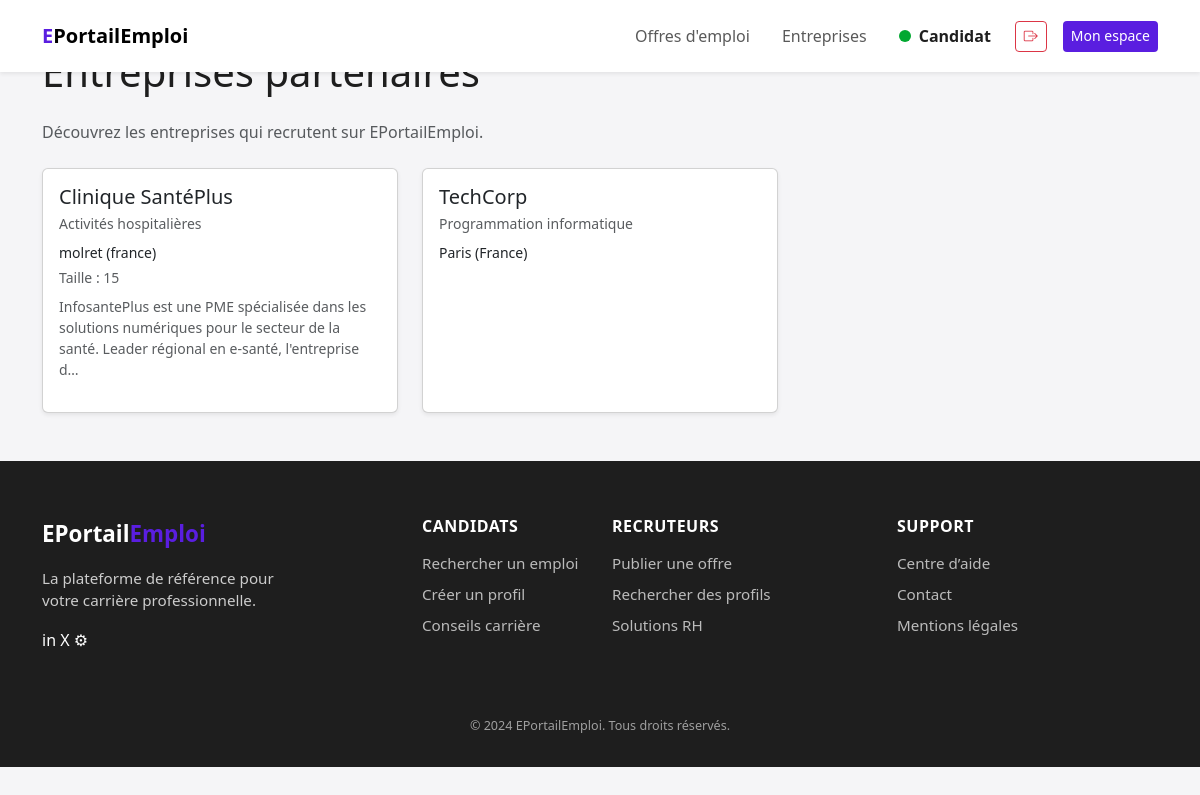
The page /entreprises (signed in) on the database its author committed.
### tables this page shows
CREATE TABLE IF NOT EXISTS `entreprises` (
  `id` int NOT NULL AUTO_INCREMENT,
  `date_inscription` timestamp NULL DEFAULT CURRENT_TIMESTAMP,
  `gestionnaire_id` int DEFAULT NULL,
  `nom` varchar(150) NOT NULL,
  `secteur_id` int NOT NULL,
  `adresse` varchar(255) NOT NULL,
  `code_postal` varchar(20) DEFAULT NULL,
  `ville` varchar(150) DEFAULT NULL,
  `pays` varchar(100) DEFAULT NULL,
  `telephone` varchar(30) DEFAULT NULL,
  `email` varchar(100) DEFAULT NULL,
  `siret` varchar(14) NOT NULL,
  `site_web` varchar(255) DEFAULT NULL,
  `taille` varchar(50) DEFAULT NULL,
  `description` text,
  `logo` varchar(255) DEFAULT NULL,
  PRIMARY KEY (`id`),
  UNIQUE KEY `siret` (`siret`),
  KEY `secteur_id` (`secteur_id`),
  KEY `fk_entreprises_gestionnaire` (`gestionnaire_id`)
);

CREATE TABLE IF NOT EXISTS `secteurs_entreprises` (
  `id` int NOT NULL AUTO_INCREMENT,
  `code` varchar(10) NOT NULL,
  `libelle` varchar(150) NOT NULL,
  `description` text,
  PRIMARY KEY (`id`),
  UNIQUE KEY `code` (`code`)
);

### app/Modules/Entreprise/EntrepriseController.php (called while the page is built, shortened)
<?php
class EntrepriseController
{
    private function makeService(): EntrepriseService
    {
        $pdo  = Database::getConnection();
        $auth = new AuthService(new AuthRepository($pdo), $pdo);
        $repo = new EntrepriseRepository($pdo);
        return new EntrepriseService($repo, $auth, $pdo);
    }
    public function Index(): void
        {
        $service     = $this->makeService();
        $entreprises = $service->listEntreprises();
        $this->renderPublic("public_list", [
            "title"       => "Gestion des entreprises",
            "entreprises" => $entreprises
        ]);
    }
    private function renderPublic(string $view, array $params = []): void
    {
        extract($params);
        require __DIR__ . "/../../../views/entreprise/{$view}.php";
        require __DIR__ . "/../../../views/layouts/main.php";
    }
}

### app/Core/Router.php (called while the page is built, shortened)
<?php
class Router
{
    private array $routes = [];
    public function get(string $path, string $action): void
    {
        $this->routes['GET'][$path] = $action;
    }
    public function post(string $path, string $action): void
    {
        $this->routes['POST'][$path] = $action;
    }
    public function run(): void
    {
        $method = $_SERVER['REQUEST_METHOD'] ?? 'GET';
        $uri    = $_SERVER['REQUEST_URI'] ?? '/';
        $path = parse_url($uri, PHP_URL_PATH) ?: '/';
        $action = $this->routes[$method][$path];
        [$class, $methodName] = explode('@', $action);
        $controller = new $class();
        $controller->$methodName();
    }
}

### public/index.php (called while the page is built, shortened)
<?php
$router = new Router();
$router->get('/', 'App\\Modules\\Home\\HomeController@index');
$router->get('/login', 'App\\Modules\\Auth\\AuthController@showLogin');
$router->post('/login', 'App\\Modules\\Auth\\AuthController@login');
$router->get('/logout', 'App\\Modules\\Auth\\AuthController@logout');
$router->get('/register/candidat', 'App\\Modules\\Auth\\AuthController@showRegisterCandidat');
$router->post('/register/candidat', 'App\\Modules\\Auth\\AuthController@registerCandidat');
$router->get('/register/entreprise', 'App\\Modules\\Auth\\AuthController@showRegisterEntreprise');
$router->post('/register/entreprise', 'App\\Modules\\Auth\\AuthController@registerEntreprise');
$router->get('/entreprises', 'App\\Modules\\Entreprise\\EntrepriseController@index');
$router->get('/admin/entreprises', 'App\\Modules\\Entreprise\\EntrepriseController@adminIndex');
$router->get('/admin/entreprises/create', 'App\\Modules\\Entreprise\\EntrepriseController@createForm');
$router->post('/admin/entreprises/create', 'App\\Modules\\Entreprise\\EntrepriseController@create');
$router->get('/admin/entreprises/edit', 'App\\Modules\\Entreprise\\EntrepriseController@editForm');
$router->post('/admin/entreprises/edit', 'App\\Modules\\Entreprise\\EntrepriseController@update');
$router->post('/admin/entreprises/delete', 'App\\Modules\\Entreprise\\EntrepriseController@delete');
$router->get('/offres', 'App\\Modules\\Offres\\OffresController@index');
$router->run();

### app/Modules/Entreprise/EntrepriseRepository.php (called while the page is built, shortened)
<?php
class EntrepriseRepository
{
    public function getAll(): array
    {
        $sql = "SELECT e.*, s.libelle AS secteur
                FROM entreprises e
                LEFT JOIN secteurs_entreprises s ON s.id = e.secteur_id
                ORDER BY e.nom ASC";
        return $this->pdo->query($sql)->fetchAll(PDO::FETCH_ASSOC);
    }
}

### app/Modules/Entreprise/EntrepriseService.php (called while the page is built, shortened)
<?php
class EntrepriseService
{
    public function listEntreprises(): array
    {
        return $this->repo->getAll();
    }
}

### views/entreprise/public_list.php (the view, shortened to what this page needs)
<section class="py-5">
    <div class="container">
        <h1 class="mb-4">Entreprises partenaires</h1>
        <p class="text-muted mb-4">
            Découvrez les entreprises qui recrutent sur EPortailEmploi.
        </p>
        <div class="row g-4">
            <?php foreach ($entreprises as $e): ?>
                <div class="col-12 col-md-6 col-lg-4">
                    <article class="card h-100 shadow-sm">
                        <div class="card-body">
                            <h2 class="h5 card-title mb-1">
                                <?= htmlspecialchars($e['nom']) ?>
                            </h2>
                            <p class="small text-muted mb-2">
                                <?= htmlspecialchars($e['secteur'] ?? 'Secteur non renseigné') ?>
                            </p>
                            <p class="small mb-1">
                                <?= htmlspecialchars($e['ville'] ?? '') ?>
                                <?php if (!empty($e['pays'])): ?>
                                    (<?= htmlspecialchars($e['pays']) ?>)
                                <?php endif; ?>
                            </p>
                            <?php if (!empty($e['taille'])): ?>
                                <p class="small text-muted mb-2">
                                    Taille : <?= htmlspecialchars($e['taille']) ?>
                                </p>
                            <?php endif; ?>
                            <?php if (!empty($e['description'])): ?>
                                <p class="small text-muted">
                                    <?= nl2br(htmlspecialchars(mb_strimwidth($e['description'], 0, 140, '…'))) ?>
                                </p>
                            <?php endif; ?>
                        </div>
                    </article>
                </div>
            <?php endforeach; ?>
        </div>
    </div>
</section>

### public/assets/css/app.css (style rules this page uses)
:root { --navbar-height: 64px; }
body { font-family: system-ui, -apple-system, BlinkMacSystemFont, "Segoe UI", sans-serif; background-color: #f5f5f7; color: #1e1e1e; }

### public/assets/css/variables.css (style rules this page uses)
:root { --color-primary-purple: #5a1ee0; --color-primary-purple-dark: #3f0d73; --color-primary-purple-light: #6f42c1; --color-primary-white: #ffffff; --color-primary-black: #1e1e1e; --color-light: #f8f9fa; --color-dark: #212529; --color-secondary-purple: #582cce; --color-secondary-green: #61d683; --color-secondary-green-dark: #01a830; --color-secondary-green-light: #9cf3b4; --color-secondary-red: #f23b3e; --color-secondary-red-dark: #e9292c; --color-secondary-redlight: #f74c4f; --color-background-grey: #e2dede; --radius-lg: 16px; --radius-md: 12px; --radius-sm: 6px; --transition-fast: 0.2s ease-in-out; --bs-primary: var(--color-primary-purple); --bs-primary-rgb: 90, 30, 224; --bs-secondary: var(--color-secondary-purple); --bs-secondary-rgb: 88, 44, 206; --bs-dark: var(--color-primary-black); --bs-light: var(--color-primary-white); }

### rows shown on the page
entreprises: nom "Clinique SantéPlus", secteur.libelle "Activités hospitalières", ville "molret", pays "france", taille "15", description "InfosantePlus est une PME spécialisée dans les solutions numériques pour le secteur de la santé. Leader régional en e-santé, l'entreprise d…"
entreprises: nom "TechCorp", secteur.libelle "Programmation informatique", ville "Paris", pays "France"

### other values the page prints
Auth::role() "Candidat"
